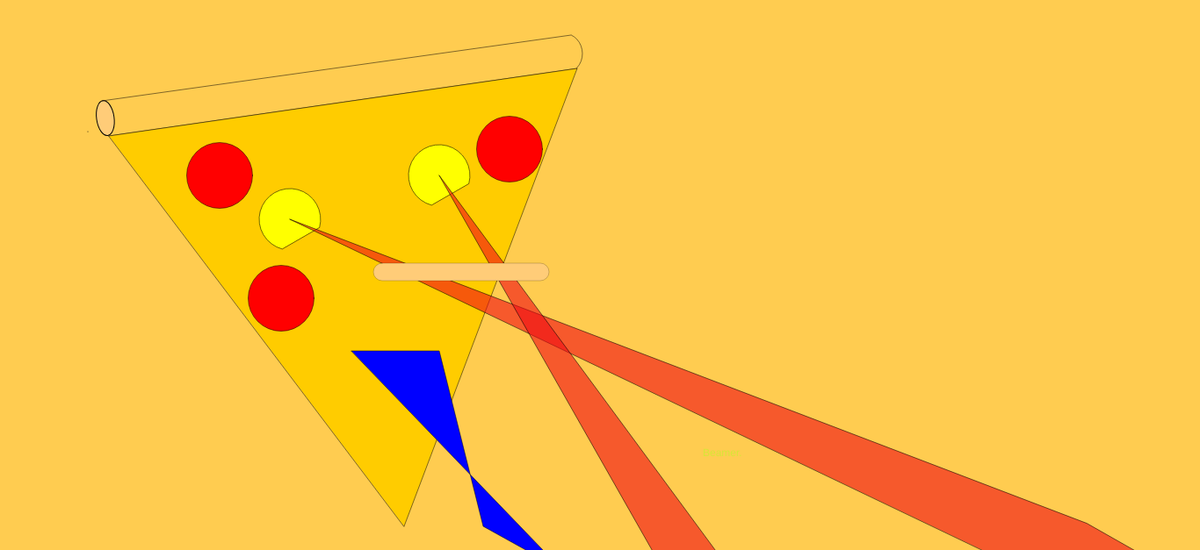
Frame 1 (no input)
Frame 60 (no input): identical to frame 1, image omitted
Frame 120 (the mouse pressed at the canvas centre since frame 60): identical to frame 1, image omitted

The p5.js sketch that drew this single still picture (run headless with seeded random() and noise() and a simulated clock; from frame 60 on, the mouse is pressed at the canvas centre):

// p5.js sketch
// ── sketch.js
function setup() {
        createCanvas( 1366, 627);


}

function draw() {

  background( 255, 204, 80);

        strokeWeight(1);

//ellipse rotated
push();
      point( 100, 150);
      translate( 0, 0 );
      rotate( radians( -8 ) );
      fill(255, 204, 120);
      ellipse( 100, 150, 20, 40);

pop();


// line for top of crust
fill( 255, 204, 120);
      strokeWeight( .5 );
      line( 116, 115, 650, 40);
//line for bottom of crust
      line( 124, 155, 657, 78);


//pizza part (triangle)
push()
      fill( 255, 204, 0);
      triangle( 124, 155, 657, 78, 460, 600);
pop()




// right side of crust
push()

      fill( 255, 204, 80);
      arc( 643, 61, 40, 45, radians( 290), radians( 50 ));

pop()

//pepperonies
push()
      fill( 'red');
      ellipse ( 250, 200, 75, 75);
      ellipse ( 320, 340, 75, 75);
      ellipse ( 580, 170, 75, 75);

pop()

//left eye
push()
        translate( 330, 250)
        rotate( radians( 15 ) );
        fill( 'yellow');
        arc( 0, 0, 70, 70, HALF_PI, 0, CHORD);
        fill(240, 10, 20, 150 );
        quad( 0, 0, 966, 100, 1350, 200, 1340, 250);


pop()

//right eye
push()

        translate( 500, 200)
        rotate( radians( 15 ) );
        fill( 'yellow');
        arc( 0, 0, 70, 70, HALF_PI, 0, CHORD);
        fill( 240, 10, 20, 150 );
        quad( 0, 0, 500, 400, 550, 600, 640, 650);


pop()

//mouth language
push()
        fill('blue');
        quad( 400, 400, 500, 400, 550, 600, 640, 650);

//nose
pop()
        strokeWeight( .2 );
        rect( 425, 300, 200, 20, 15);

push()

//name
  fill( 'rgba(176, 255, 29, .5)' );
  text( "Beamer.", 800, 520 );


}
